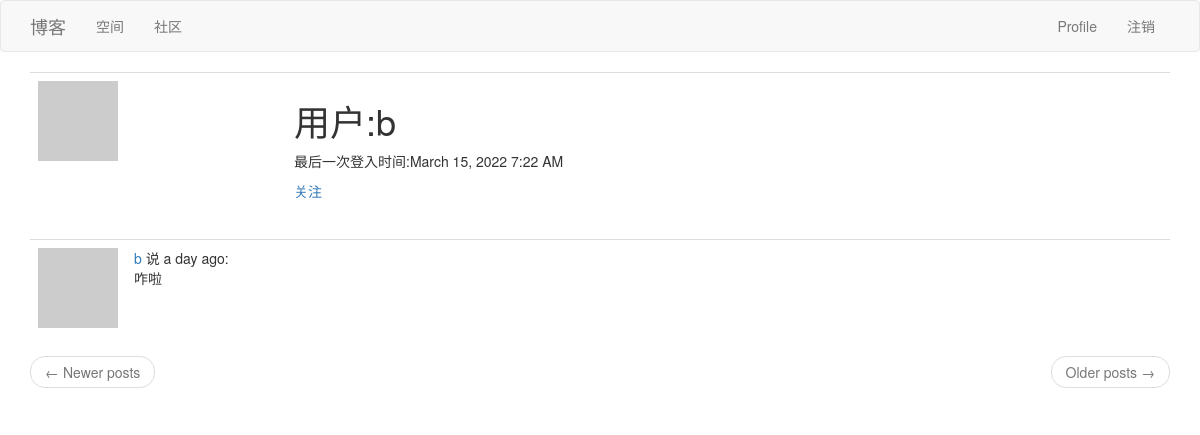
The page /user/b (signed in) on the database its author committed.
### app/models.py (models this page shows, shortened)
class User(UserMixin, db.Model):
    id = db.Column(db.Integer, primary_key=True)
    username = db.Column(db.String(64), index=True, unique=True)
    email = db.Column(db.String(120), index=True, unique=True)
    password_hash = db.Column(db.String(128))
    posts = db.relationship('Post', backref='author', lazy='dynamic')
    about_me = db.Column(db.String(140))
    last_seen = db.Column(db.DateTime, default=datetime.utcnow)
    followed = db.relationship(
        'User',
        secondary=followers,
        primaryjoin=(followers.c.follower_id == id),
        secondaryjoin=(followers.c.followed_id == id),
        backref=db.backref('followers', lazy='dynamic'),
        lazy='dynamic'
    )
    def avatar(self, size):
        digest = md5(self.email.lower().encode('utf-8')).hexdigest()
        return 'https://www.gravatar.com/avatar/{}?d=identicon&s={}'.format(digest, size)
    def is_following(self, user):
        return self.followed.filter(followers.c.followed_id == user.id).count() > 0

class Post(db.Model):
    id = db.Column(db.Integer, primary_key=True)
    body = db.Column(db.String(140))
    timestamp = db.Column(db.DateTime, index=True, default=datetime.utcnow)
    user_id = db.Column(db.Integer, db.ForeignKey('user.id'))

### app/routes.py (the view)
@app.route('/user/<username>')
@login_required
def user(username):
    user = User.query.filter_by(username=username).first_or_404()
    page = request.args.get('page', 1, type=int)
    posts = user.posts.order_by(Post.timestamp.desc()).paginate(page, app.config['POST_PER_PAGE'], False)
    next_url = url_for('user', username=user.username, page=posts.next_num) if posts.has_next else None
    prev_url = url_for('user', username=user.username, page=posts.prev_num) if posts.has_prev else None
    return render_template('user.html', user=user, posts=posts.items, next_url=next_url, prev_url=prev_url)

### app/models.py (called while the page is built)
@login.user_loader
def load_user(id):
    return User.query.get(int(id))

### app/routes.py (called while the page is built)
@app.before_request
def before_request():
    if current_user.is_authenticated:
        current_user.last_seen = datetime.utcnow()
        db.session.commit()

### app/templates/user.html (shortened to what this page needs)
{% extends "base.html" %}
{% block app_content %}
	<table class="table table-hover">
		<tr>
			<td width="256px"><img src="{{ user.avatar(256) }}"></td>
			<td>
				<h1>用户:{{ user.username }}</h1>
				{% if user.last_seen %}
			        <p>最后一次登入时间:{{ moment(user.last_seen).format('LLL') }}</p>
				{% endif %}
				{% if user == current_user %}
					<p>
						<a href="{{ url_for('edit_profile') }}">更改个人资料</a>
					</p>
				{% elif not current_user.is_following(user) %}
					<p>
						<a href="{{ url_for('follow', username=user.username) }}">关注</a>
					</p>
				{% else %}
					<p>
						<a href="{{ url_for('unfollow', username=user.username) }}">取消关注</a>
					</p>
				{% endif %}
			</td>
		</tr>
	</table>
	{% for post in posts %}
		{% include '_post.html' %}
	{% endfor%}
	<nav aria-label="...">
		<ul class="pager">
			<li class="previous{% if not prev_url %} disabled{% endif %}">
				<a href="{{ prev_url or '#' }}">
					<span aria-hidden="true">&larr;</span> Newer posts
				</a>
			</li>
			<li class="next{% if not next_url %} disabled{% endif %}">
				<a href="{{ next_url or '#' }}">
					Older posts <span aria-hidden="true">&rarr;</span>
				</a>
			</li>
		</ul>
	</nav>
{% endblock%}

### app/templates/_post.html
<table class="table table-hover">
    <tr>
        <td width="70px">
            <a href="{{ url_for('user', username=post.author.username) }}">
                <img src="{{ post.author.avatar(70) }}" />
            </a>
        </td>
        <td>
            <a href="{{ url_for('user', username=post.author.username) }}">
                {{ post.author.username }}
            </a>
            说 {{ moment(post.timestamp).fromNow() }}:
            <br>
            {{ post.body }}
        </td>
    </tr>
</table>

### rows shown on the page
User: username "b", last_seen "March 15, 2022 7:22 AM"
Post: author.username "b", timestamp "a day ago", body "咋啦"
